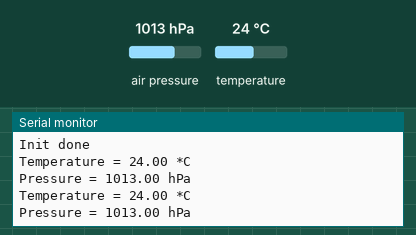
Simulated run of this sketch. Board: Arduino Uno, built with avr-gcc and run on an emulated ATmega328P. Parts: the last lines printed to the serial monitor. The inputs (shaded band) are chosen by the test bench; at power-on: air pressure 1013 hPa, temperature 24 °C.

Above: at 1.5 s.
1.6 s: air pressure set to 952 hPa
At 2.9 s:
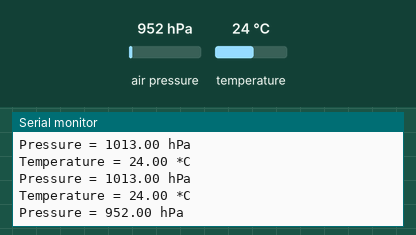
3.1 s: temperature set to 12 °C
At 4.1 s:
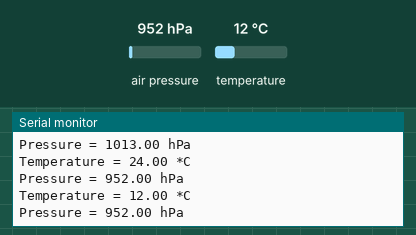
4.6 s: air pressure set to 975 hPa
At 6.2 s:
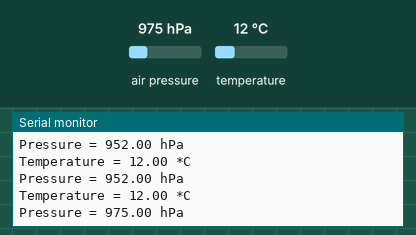
Timing chart, 0 to 7.7 s (numbered marks = the images above; inputs shaded):
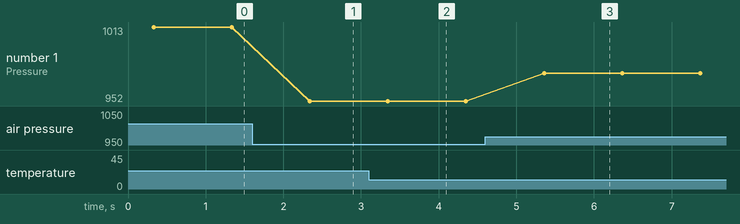

The sketch:

Test_Barometer_with_lib.ino
```cpp
#include "./Barometer.h"

void setup()
{
	// Wire(Arduino-I2C)の初期化
	Wire.begin();
	// デバック用シリアル通信は9600bps
	Serial.begin(9600);

	// 初期化
	BMP_Init();

	Serial.println(F("Init done"));
	delay(300);
}

void loop()
{

	BMP_Update();		// 気圧の値をアップデート

	delay(1000);		// 1000 ms 待つ
}
```

Barometer.h
```cpp
#ifndef BMP_H
#define BMP_H

#include "./PIN_ASSIGN.h"
#include "./Adafruit_BMP280.h"

#include <Wire.h>

/*

http://okiraku-camera.tokyo/blog/?p=5291
*/

// #################### Barometer ####################


void BMP_Init();
void BMP_Update();

typedef struct {
} Barometer_t;


#endif
```

Barometer.ino
```cpp
#include "./Barometer.h"


Barometer_t barometer;

Adafruit_BMP280 bmp; // use I2C interface
Adafruit_Sensor *bmp_temp = bmp.getTemperatureSensor();
Adafruit_Sensor *bmp_pressure = bmp.getPressureSensor();


void BMP_Init() {
	if (!bmp.begin()) {
		Serial.println(F("Could not find a valid BMP280 sensor, check wiring!"));
		while (1) delay(10);
	}

	/* Default settings from datasheet. */
	bmp.setSampling(Adafruit_BMP280::MODE_NORMAL,     /* Operating Mode. */
									Adafruit_BMP280::SAMPLING_X2,     /* Temp. oversampling */
									Adafruit_BMP280::SAMPLING_X16,    /* Pressure oversampling */
									Adafruit_BMP280::FILTER_X16,      /* Filtering. */
									Adafruit_BMP280::STANDBY_MS_500); /* Standby time. */

	bmp_temp->printSensorDetails();
}


void BMP_Update() {
	sensors_event_t temp_event, pressure_event;
	bmp_temp->getEvent(&temp_event);
	bmp_pressure->getEvent(&pressure_event);

	Serial.print(F("Temperature = "));
	Serial.print(temp_event.temperature);
	Serial.println(" *C");

	Serial.print(F("Pressure = "));
	Serial.print(pressure_event.pressure);
	Serial.println(" hPa");

	Serial.println();
	// delay(2000);
}
```

PIN_ASSIGN.h
```cpp
#ifndef PIN_ASSIGN_H
#define PIN_ASSIGN_H


#define PIN_SRV 4

#define PIN_LIT A1

#define PIN_GPS_TX 8
#define PIN_GPS_RX 9
#define PIN_SD_SS  10
// SD MOSI 11
// SD MISO 12
// SD CLK  13

#define PIN_CAM_TX 2
#define PIN_CAM_RX 3

#define PIN_SW 5


// #define SDA A4
// #define SCL A5


#endif
```

Measured:
- after the input at 1.6 s, the serial monitor: prints a new line after 0.74 s (image 1)
- after the input at 3.1 s, the serial monitor: prints a new line after 0.22 s (image 2)
- after the input at 4.6 s, the serial monitor: prints a new line after 0.76 s (image 3)
- plotted number 1: 1013 → 952 after the input at 1.6 s, 952 → 975 after the input at 4.6 s
